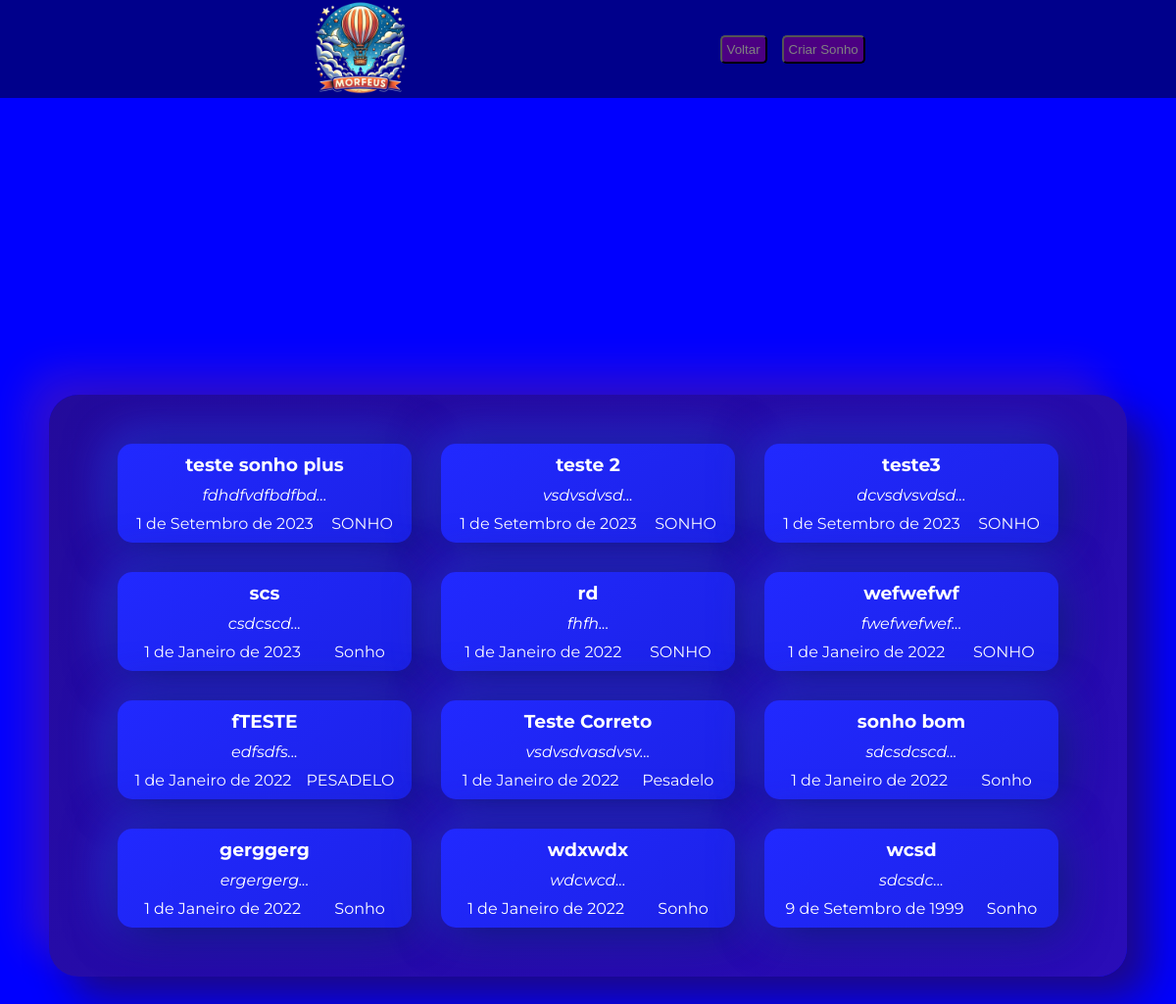
The app's page /dreams/ (signed in) with its own data.
### dreams/models.py (models this page shows, shortened)
class Dream(models.Model):
    DREAM_TYPE = (
        ('Sonho', 'Sonho'),
        ('Pesadelo', 'Pesadelo')
    )
    FEELINGS = (
        ('Normal', 'Normal'),
        ('Feliz', 'Feliz'),
        ('Triste', 'Triste'),
        ('Raivoso', 'Raivoso'),
        ('Asssustado', 'Asssustado'),
        ('Indefinido', 'Indefinido'),
        ('Múltiplos', 'Múltiplos')
    )
    LUCID = (
        ('Não Lúcido', 'Não Lúcido'),
        ('Parcialmente Lúcido', 'Parcialmente Lúcido'),
        ('Lúcido', 'Lúcido')
    )
    PERIODS = (
        ('Dia', 'Dia'),
        ('Noite', 'Noite'),
        ('Indefinido', 'Indefinido'),
        ('Múltiplos', 'Múltiplos'),
    )
    author = models.ForeignKey(
        User,
        on_delete=models.CASCADE,
        related_name='dream_user',
        default=1
    )
    title = models.CharField(
        verbose_name="dream_title",
        help_text="Título do sonho",
        max_length=50,
        default="[ sonho sem título ]"
    )
    text = models.TextField(
        verbose_name="dream_text",
        help_text="Conteúdo do sonho",
        default="[ sonho sem conteúdo ]"
    )
    dream_type = models.CharField(
        verbose_name="dream_type",
        help_text="Tipo de Sonho",
        max_length=10,
        default="Sonho",
        choices=DREAM_TYPE
    )
    feeling = models.CharField(
        verbose_name="feeling",
        help_text="Sentimento",
        default="Indefinido",
        choices=FEELINGS,
        max_length=20
    )
    lucid = models.CharField(
        verbose_name="lucid",
        help_text="Lucidez",
        default="Não Lúcido",
        choices=LUCID,
        max_length=20
    )
    period = models.CharField(
        verbose_name="period",
        help_text="Período",
        default="Indefinido",
        choices=PERIODS,
        max_length=20
    )
    date = models.DateField(
        verbose_name="dream_date"
    )
    public = models.BooleanField(
        verbose_name="public",
        help_text="Sonho Público",
        default=False
    )

### dreams/views.py (the view)
# urls.py: path('', include('dreams.urls'), name="home"),
@login_required
def dreams(request):
    dreams = models.Dream.objects.filter(author_id=request.user.id).order_by("-date")
    for dream in dreams:
        dream.text = dream.text[:150]
    return render(request, "dreams.html", { 'dreams': dreams })

### dreams/templates/dreams.html (shortened to what this page needs)
<!DOCTYPE html>
<html lang="pt-br">
<head>
    <link rel="stylesheet" type="text/css" href="../static/index.css">
    <link rel="stylesheet" type="text/css" href="../static/dreams.css">
</head>
<body>
    <div class="dreams-box">
        <header>
            <img src="../static/morfeus_logo.png" onclick="morfeus()">
            <div class="actions">
                <button type="button" onclick="morfeus()">
                    Voltar
                </button>
                <button type="button" onclick="create_dream()">
                    Criar Sonho
                </button>
            </div>
        </header>
        <main>
            {% if dreams.count > 0 %}
                <div class="dreams-enclosure enclosure">
                    {% for dream in dreams %}
                        <div class="dream-node">
                            <h3 class="dream-title">{{ dream.title }}</h3>
                            <p class="dream-text"><i>{{ dream.text }}...</i></p>
                            <div class="dream-info">
                                <p class="dream-date">{{ dream.date }}</p>
                                <p class="dream-type">{{ dream.dream_type }}</p>
                            </div>
                        </div>
                    {% endfor %}
                </div>
            {% else %}
                <div class="no-dreams-enclosure enclosure">
                    <h2>Você não cadastrou nenhum sonho.</h2>
                </div>
            {% endif %}
        </main>
    </div>
</body>
</html>

### dreams/static/index.css (style rules this page uses)
* { padding: 0; margin: 0; box-sizing: border-box; }
img { cursor: pointer; }
header .actions { display: flex; gap: 15px; }
.actions button { padding: 5px; border-radius: 5px; background-color: indigo; color: gray; cursor: pointer; }
p, h2, h3 { font-family: 'Montserrat', sans-serif; }

### dreams/static/dreams.css (style rules this page uses)
.dreams-box { display: flex; flex-direction: column; min-height: 100vh; height: 100vh; width: 100vw; overflow-x: hidden; }
header { height: 20%; display: flex; justify-content: space-evenly; align-items: center; background-color: darkblue; }
img { width: 100px; }
main { height: 100%; background-color: blue; display: flex; flex-direction: column; justify-content: center; align-items: center; min-height: 100%; height: 100%; overflow: auto; padding: 50px; }
.dreams-enclosure { display: flex; justify-content: center; padding: 50px; flex-wrap: wrap; gap: 30px; overflow: auto; }
p, h3, h2 { color: white; }
.dream-node { display: flex; flex-direction: column; justify-content: center; align-items: center; text-align: center; height: fit-content; padding: 10px; gap: 10px; width: 30%; border-radius: 15px; background: linear-gradient(145deg, #2129ff, #1c22e6); box-shadow: 5px 5px 47px #0c0f66, -5px -5px 47px #323dff; }
.enclosure { border-radius: 30px; background: linear-gradient(145deg, #230b9b, #2a0db8); box-shadow: 22px 22px 41px #1e0984, -22px -22px 41px #300fd4; }
.dream-info { display: flex; justify-content: space-around; align-items: center; width: 100%; }

### records on screen
Dream: title "teste sonho plus", text "fdhdfvdfbdfbd", date "1 de Setembro de 2023", dream_type "SONHO"
Dream: title "teste 2", text "vsdvsdvsd", date "1 de Setembro de 2023", dream_type "SONHO"
Dream: title "teste3", text "dcvsdvsvdsd", date "1 de Setembro de 2023", dream_type "SONHO"
Dream: title "scs", text "csdcscd", date "1 de Janeiro de 2023", dream_type "Sonho"
Dream: title "rd", text "fhfh", date "1 de Janeiro de 2022", dream_type "SONHO"
Dream: title "wefwefwf", text "fwefwefwef", date "1 de Janeiro de 2022", dream_type "SONHO"
Dream: title "fTESTE", text "edfsdfs", date "1 de Janeiro de 2022", dream_type "PESADELO"
Dream: title "Teste Correto", text "vsdvsdvasdvsv", date "1 de Janeiro de 2022", dream_type "Pesadelo"
Dream: title "sonho bom", text "sdcsdcscd", date "1 de Janeiro de 2022", dream_type "Sonho"
Dream: title "gerggerg", text "ergergerg", date "1 de Janeiro de 2022", dream_type "Sonho"
Dream: title "wdxwdx", text "wdcwcd", date "1 de Janeiro de 2022", dream_type "Sonho"
Dream: title "wcsd", text "sdcsdc", date "9 de Setembro de 1999", dream_type "Sonho"
